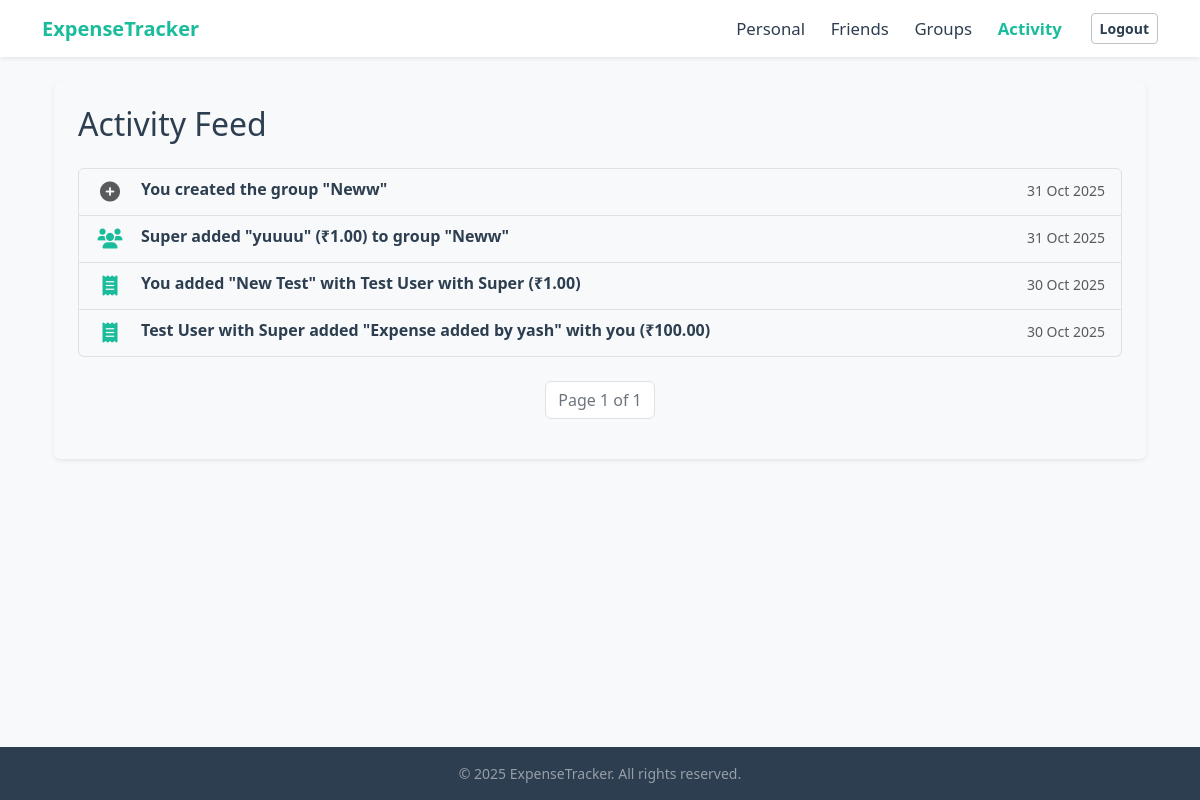
The page /activity/ (signed in) on the database as committed earlier.
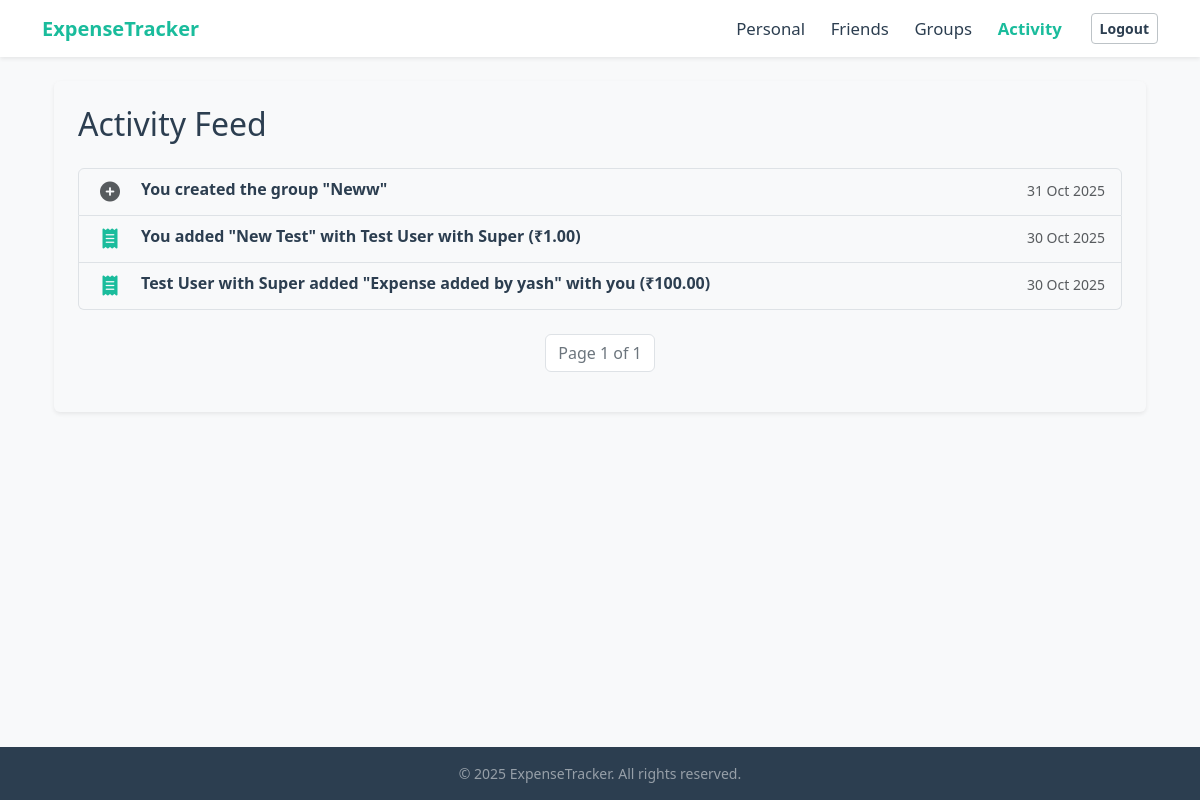
The same page on the database as committed later.
### tracker/models.py (models this page shows, shortened)
class Groups(models.Model):
    CATEGORY_CHOICES = [
        ('Trip', 'Trip'),
        ('Home', 'Home'),
        ('Couple', 'Couple'),
        ('Other', 'Other'),
    ]
    name = models.CharField(max_length=100)
    category = models.CharField(max_length=80,choices=CATEGORY_CHOICES)
    created_by = models.ForeignKey(UserRegistration, on_delete=models.CASCADE, related_name='created_groups')
    members = models.ManyToManyField(UserRegistration, related_name='groups')
    created_at = models.DateTimeField(auto_now_add=True)

class GroupExpense(models.Model):
    group = models.ForeignKey(Groups, on_delete=models.CASCADE, related_name='expenses')
    paid_by = models.ForeignKey(UserRegistration, on_delete=models.CASCADE, related_name='group_paid_expenses')
    title = models.CharField(max_length=200)
    amount = models.FloatField()
    category = models.CharField(max_length=80)
    date = models.DateField(auto_now_add=True)
    created_at = models.DateTimeField(auto_now_add=True)
    total_split_done = models.BooleanField(default=False)

class UserRegistration(models.Model):
    name = models.CharField(max_length=100)
    email = models.CharField(max_length=100,unique=True)
    password = models.CharField(max_length=100)

class FriendExpense(models.Model):
    user = models.ForeignKey(UserRegistration, on_delete=models.CASCADE, related_name='friend_expense_owner')
    friend_user = models.ForeignKey(UserRegistration, on_delete=models.CASCADE, related_name='friend_expense_friend')
    title = models.CharField(max_length=200)
    amount = models.FloatField()
    category = models.CharField(max_length=80)
    date = models.DateField(auto_now_add=True)
    description = models.TextField(blank=True,null=True)
    paid_by = models.ForeignKey(UserRegistration, on_delete=models.CASCADE, related_name='paid_expenses',blank=True,null=True)
    amount_owed = models.FloatField(default=0) #Amount the user owes
    group = models.ForeignKey('Groups', on_delete=models.SET_NULL, blank=True, null=True, related_name="payments")

### tracker/views.py (the view)
# urls.py: path('activity/', views.activity_dashboard, name='activity_dashboard'),
def activity_dashboard(request):
    if 'username' not in request.session:
        messages.error(request, "Please log in to access this page.")
        return redirect('login')
    user_id = request.session.get('user_id')
    user = get_object_or_404(UserRegistration, id=user_id)
    activity_list = []
    friend_expenses = FriendExpense.objects.filter(
        Q(user=user) | Q(friend_user=user)
    ).select_related('user', 'friend_user', 'paid_by', 'group').order_by('-date') # Use 'date' field
    for item in friend_expenses:
        activity_date = getattr(item, 'date', getattr(item, 'created_at', None))
        if activity_date:
            activity_list.append({
                'date': activity_date,
                'type': 'friend_expense',
                'details': item
            })
    group_expenses = GroupExpense.objects.filter(
        group__members=user
    ).select_related('group', 'paid_by').order_by('-date') # Use 'date' field
    for item in group_expenses:
        activity_date = getattr(item, 'date', getattr(item, 'created_at', None))
        if activity_date:
            activity_list.append({
                'date': activity_date,
                'type': 'group_expense',
                'details': item
            })
    groups_involved = Groups.objects.filter(members=user).order_by('-created_at') # Assumes 'created_at' field
    for item in groups_involved:
        if hasattr(item, 'created_at'):
            activity_list.append({
                'date': item.created_at,
                'type': 'group_creation',
                'details': item
            })
    sorted_activities = sorted(
    [act for act in activity_list if act.get('date')],
    key=lambda x: (
        datetime.combine(x['date'], datetime.min.time()) if isinstance(x['date'], date) and not isinstance(x['date'], datetime)
        else timezone.make_naive(x['date']) if timezone.is_aware(x['date'])
        else x['date']
    ),
    reverse=True
)
    paginator = Paginator(sorted_activities, 10) # Show 10 activities per page
    page_number = request.GET.get('page')
    activities_page_obj = paginator.get_page(page_number)
    context = {
        'activities_page_obj': activities_page_obj,
        'current_user': user # Pass user for template logic
    }
    return render(request, 'tracker/activity.html', context)

### tracker/templates/tracker/activity.html (shortened to what the changed rows need)
{% extends 'tracker/base.html' %}
{% load static %}
{% block content %}
<div class="container mt-4">
    <div class="card shadow-sm border-0 mt-4">
        <div class="card-body p-4">
            <h2 class="mb-0 fw-light">Activity Feed</h2><br>
            <ul class="list-group">
                {% for activity in activities_page_obj %}
                    <li class="list-group-item list-group-item-action d-flex align-items-center">
                        <div class="me-3 fs-5 text-center" style="width: 30px;">
                            {% if activity.type == 'friend_expense' %}
                                {% with expense=activity.details %}
                                    {% if expense.title == "Payment" %}
                                        <i class="fas fa-handshake text-success"></i>
                                    {% else %}
                                        <i class="fas fa-receipt text-primary"></i>
                                    {% endif %}
                                {% endwith %}
                            {% elif activity.type == 'group_expense' %}
                                <i class="fas fa-users text-primary"></i>
                            {% elif activity.type == 'group_creation' %}
                                <i class="fas fa-plus-circle text-muted"></i>
                            {% elif activity.type == 'personal_expense' %}
                                <i class="fas fa-user text-secondary"></i>
                            {% else %}
                                <i class="fas fa-info-circle text-muted"></i>
                            {% endif %}
                        </div>
                        <div class="flex-grow-1">
                            <div class="d-flex w-100 justify-content-between">
                                <h6 class="mb-1">
                                    {% if activity.type == 'friend_expense' %}
                                        {% with expense=activity.details %}
                                            {% if expense.title == "Payment" %}
                                                {% if expense.paid_by == current_user %}
                                                    You paid <strong>{{ expense.friend_user.name }}</strong> ₹{{ expense.amount|floatformat:2 }}
                                                {% else %}
                                                    <strong>{{ expense.paid_by.name }}</strong> paid you ₹{{ expense.amount|floatformat:2 }}
                                                {% endif %}
                                                {% if expense.group %}
                                                    <small class="text-muted"> in group "{{ expense.group.name }}"</small>
                                                {% else %}
                                                    <small class="text-muted"> (direct friend payment)</small>
                                                {% endif %}
                                            {% else %}
                                                {% if expense.user == current_user %}
                                                    You added "<strong>{{ expense.title }}</strong>" with <strong>{{ expense.friend_user.name }}</strong> (₹{{ expense.amount|floatformat:2 }})
                                                {% else %}
                                                    <strong>{{ expense.user.name }}</strong> added "<strong>{{ expense.title }}</strong>" with you (₹{{ expense.amount|floatformat:2 }})
                                                {% endif %}
                                            {% endif %}
                                        {% endwith %}
                                    {% elif activity.type == 'group_expense' %}
                                        {% with expense=activity.details %}
                                            <strong>{{ expense.paid_by.name }}</strong> added "<strong>{{ expense.title }}</strong>" (₹{{ expense.amount|floatformat:2 }}) to group "<strong>{{ expense.group.name }}</strong>"
                                        {% endwith %}
                                    {% elif activity.type == 'group_creation' %}
                                        {% with group=activity.details %}
                                             You created the group "<strong>{{ group.name }}</strong>"
                                        {% endwith %}
                                    {% elif activity.type == 'personal_expense' %}
                                         {% with expense=activity.details %}
                                            You added personal expense "<strong>{{ expense.title }}</strong>" (₹{{ expense.amount|floatformat:2 }})
                                        {% endwith %}
                                    {% else %}
                                        Unknown activity type
                                    {% endif %}
                                </h6>
                                <small class="text-muted">{{ activity.date|date:"d M Y" }}</small>
                            </div>
                        </div>
                    </li>
                {% empty %}
                    <li class="list-group-item text-center text-muted py-3">No activity yet.</li>
                {% endfor %}
            </ul>
        </div>
    </div>
    </div>
{% endblock %}

Rows that differ between the two databases and show on the page:
removed GroupExpense: details.paid_by.name "Super", details "yuuuu", details.amount "1.00", details.group.name "Neww", date "31 Oct 2025"
